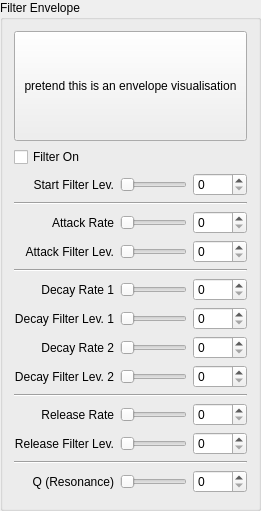
  <widget class="QGroupBox" name="groupFilterEnv">
   <property name="geometry">
    <rect>
     <x>530</x>
     <y>10</y>
     <width>261</width>
     <height>511</height>
    </rect>
   </property>
   <property name="title">
    <string>Filter Envelope</string>
   </property>
   <layout class="QVBoxLayout" name="verticalLayout_2">
    <item>
     <widget class="QPushButton" name="placeholderFilterEnv">
      <property name="minimumSize">
       <size>
        <width>0</width>
        <height>110</height>
       </size>
      </property>
      <property name="text">
       <string>pretend this is an envelope visualisation</string>
      </property>
     </widget>
    </item>
    <item>
     <layout class="QGridLayout" name="gridLayout_4">
      <item row="6" column="2">
       <widget class="QSpinBox" name="spinFilterDecayRate1">
        <property name="maximum">
         <number>31</number>
        </property>
       </widget>
      </item>
      <item row="12" column="2">
       <widget class="QSpinBox" name="spinFilterReleaseLvl">
        <property name="maximum">
         <number>8184</number>
        </property>
       </widget>
      </item>
      <item row="11" column="2">
       <widget class="QSpinBox" name="spinFilterReleaseRate">
        <property name="maximum">
         <number>31</number>
        </property>
       </widget>
      </item>
      <item row="4" column="2">
       <widget class="QSpinBox" name="spinFilterAttackLvl">
        <property name="maximum">
         <number>8184</number>
        </property>
       </widget>
      </item>
      <item row="11" column="0">
       <widget class="QLabel" name="lblFilterReleaseRate">
        <property name="text">
         <string>Release Rate</string>
        </property>
        <property name="alignment">
         <set>Qt::AlignmentFlag::AlignRight|Qt::AlignmentFlag::AlignTrailing|Qt::AlignmentFlag::AlignVCenter</set>
        </property>
        <property name="buddy">
         <cstring>spinFilterReleaseRate</cstring>
        </property>
       </widget>
      </item>
      <item row="7" column="1">
       <widget class="QSlider" name="sliderFilterDecayLvl1">
        <property name="maximum">
         <number>8184</number>
        </property>
        <property name="singleStep">
         <number>100</number>
        </property>
        <property name="pageStep">
         <number>500</number>
        </property>
        <property name="orientation">
         <enum>Qt::Orientation::Horizontal</enum>
        </property>
       </widget>
      </item>
      <item row="3" column="1">
       <widget class="QSlider" name="sliderFilterAttackRate">
        <property name="maximum">
         <number>31</number>
        </property>
        <property name="orientation">
         <enum>Qt::Orientation::Horizontal</enum>
        </property>
       </widget>
      </item>
      <item row="8" column="0">
       <widget class="QLabel" name="lblFilterDecayRate2">
        <property name="text">
         <string>Decay Rate 2</string>
        </property>
        <property name="alignment">
         <set>Qt::AlignmentFlag::AlignRight|Qt::AlignmentFlag::AlignTrailing|Qt::AlignmentFlag::AlignVCenter</set>
        </property>
        <property name="buddy">
         <cstring>spinFilterDecayRate2</cstring>
        </property>
       </widget>
      </item>
      <item row="11" column="1">
       <widget class="QSlider" name="sliderFilterReleaseRate">
        <property name="maximum">
         <number>31</number>
        </property>
        <property name="orientation">
         <enum>Qt::Orientation::Horizontal</enum>
        </property>
       </widget>
      </item>
      <item row="12" column="1">
       <widget class="QSlider" name="sliderFilterReleaseLvl">
        <property name="maximum">
         <number>8184</number>
        </property>
        <property name="singleStep">
         <number>100</number>
        </property>
        <property name="pageStep">
         <number>500</number>
        </property>
        <property name="orientation">
         <enum>Qt::Orientation::Horizontal</enum>
        </property>
       </widget>
      </item>
      <item row="1" column="1">
       <widget class="QSlider" name="sliderFilterStartLvl">
        <property name="maximum">
         <number>8184</number>
        </property>
        <property name="singleStep">
         <number>100</number>
        </property>
        <property name="pageStep">
         <number>500</number>
        </property>
        <property name="orientation">
         <enum>Qt::Orientation::Horizontal</enum>
        </property>
       </widget>
      </item>
      <item row="8" column="2">
       <widget class="QSpinBox" name="spinFilterDecayRate2">
        <property name="maximum">
         <number>31</number>
        </property>
       </widget>
      </item>
      <item row="9" column="1">
       <widget class="QSlider" name="sliderFilterDecayLvl2">
        <property name="maximum">
         <number>8184</number>
        </property>
        <property name="singleStep">
         <number>100</number>
        </property>
        <property name="pageStep">
         <number>500</number>
        </property>
        <property name="orientation">
         <enum>Qt::Orientation::Horizontal</enum>
        </property>
       </widget>
      </item>
      <item row="6" column="1">
       <widget class="QSlider" name="sliderFilterDecayRate1">
        <property name="maximum">
         <number>31</number>
        </property>
        <property name="orientation">
         <enum>Qt::Orientation::Horizontal</enum>
        </property>
       </widget>
      </item>
      <item row="14" column="0">
       <widget class="QLabel" name="lblFilterQ">
        <property name="text">
         <string>Q (Resonance)</string>
        </property>
        <property name="alignment">
         <set>Qt::AlignmentFlag::AlignRight|Qt::AlignmentFlag::AlignTrailing|Qt::AlignmentFlag::AlignVCenter</set>
        </property>
        <property name="buddy">
         <cstring>spinFilterQ</cstring>
        </property>
       </widget>
      </item>
      <item row="2" column="0" colspan="3">
       <widget class="Line" name="line">
        <property name="orientation">
         <enum>Qt::Orientation::Horizontal</enum>
        </property>
       </widget>
      </item>
      <item row="3" column="0">
       <widget class="QLabel" name="lblFilterAttackRate">
        <property name="text">
         <string>Attack Rate</string>
        </property>
        <property name="alignment">
         <set>Qt::AlignmentFlag::AlignRight|Qt::AlignmentFlag::AlignTrailing|Qt::AlignmentFlag::AlignVCenter</set>
        </property>
        <property name="buddy">
         <cstring>spinFilterAttackRate</cstring>
        </property>
       </widget>
      </item>
      <item row="3" column="2">
       <widget class="QSpinBox" name="spinFilterAttackRate">
        <property name="maximum">
         <number>31</number>
        </property>
       </widget>
      </item>
      <item row="14" column="2">
       <widget class="QSpinBox" name="spinFilterQ">
        <property name="maximum">
         <number>31</number>
        </property>
       </widget>
      </item>
      <item row="9" column="0">
       <widget class="QLabel" name="lblFilterDecayLvl2">
        <property name="text">
         <string>Decay Filter Lev. 2</string>
        </property>
        <property name="alignment">
         <set>Qt::AlignmentFlag::AlignRight|Qt::AlignmentFlag::AlignTrailing|Qt::AlignmentFlag::AlignVCenter</set>
        </property>
        <property name="buddy">
         <cstring>spinFilterDecayLvl2</cstring>
        </property>
       </widget>
      </item>
      <item row="14" column="1">
       <widget class="QSlider" name="sliderFilterQ">
        <property name="maximum">
         <number>31</number>
        </property>
        <property name="orientation">
         <enum>Qt::Orientation::Horizontal</enum>
        </property>
       </widget>
      </item>
      <item row="5" column="0" colspan="3">
       <widget class="Line" name="line_2">
        <property name="orientation">
         <enum>Qt::Orientation::Horizontal</enum>
        </property>
       </widget>
      </item>
      <item row="7" column="2">
       <widget class="QSpinBox" name="spinFilterDecayLvl1">
        <property name="maximum">
         <number>8184</number>
        </property>
       </widget>
      </item>
      <item row="6" column="0">
       <widget class="QLabel" name="lblFilterDecayRate1">
        <property name="text">
         <string>Decay Rate 1</string>
        </property>
        <property name="alignment">
         <set>Qt::AlignmentFlag::AlignRight|Qt::AlignmentFlag::AlignTrailing|Qt::AlignmentFlag::AlignVCenter</set>
        </property>
        <property name="buddy">
         <cstring>spinFilterDecayRate1</cstring>
        </property>
       </widget>
      </item>
      <item row="1" column="2">
       <widget class="QSpinBox" name="spinFilterStartLvl">
        <property name="maximum">
         <number>8184</number>
        </property>
       </widget>
      </item>
      <item row="10" column="0" colspan="3">
       <widget class="Line" name="line_3">
        <property name="orientation">
         <enum>Qt::Orientation::Horizontal</enum>
        </property>
       </widget>
      </item>
      <item row="0" column="0">
       <widget class="QCheckBox" name="checkFilterOn">
        <property name="text">
         <string>Filter On</string>
        </property>
       </widget>
      </item>
      <item row="4" column="0">
       <widget class="QLabel" name="lblFilterAttackLvl">
        <property name="text">
         <string>Attack Filter Lev.</string>
        </property>
        <property name="alignment">
         <set>Qt::AlignmentFlag::AlignRight|Qt::AlignmentFlag::AlignTrailing|Qt::AlignmentFlag::AlignVCenter</set>
        </property>
        <property name="buddy">
         <cstring>spinFilterAttackLvl</cstring>
        </property>
       </widget>
      </item>
      <item row="12" column="0">
       <widget class="QLabel" name="lblFilterReleaseLvl">
        <property name="text">
         <string>Release Filter Lev.</string>
        </property>
        <property name="alignment">
         <set>Qt::AlignmentFlag::AlignRight|Qt::AlignmentFlag::AlignTrailing|Qt::AlignmentFlag::AlignVCenter</set>
        </property>
        <property name="buddy">
         <cstring>spinFilterReleaseLvl</cstring>
        </property>
       </widget>
      </item>
      <item row="13" column="0" colspan="3">
       <widget class="Line" name="line_4">
        <property name="orientation">
         <enum>Qt::Orientation::Horizontal</enum>
        </property>
       </widget>
      </item>
      <item row="9" column="2">
       <widget class="QSpinBox" name="spinFilterDecayLvl2">
        <property name="maximum">
         <number>8184</number>
        </property>
       </widget>
      </item>
      <item row="8" column="1">
       <widget class="QSlider" name="sliderFilterDecayRate2">
        <property name="maximum">
         <number>31</number>
        </property>
        <property name="orientation">
         <enum>Qt::Orientation::Horizontal</enum>
        </property>
       </widget>
      </item>
      <item row="7" column="0">
       <widget class="QLabel" name="lblFilterDecayLvl1">
        <property name="text">
         <string>Decay Filter Lev. 1</string>
        </property>
        <property name="alignment">
         <set>Qt::AlignmentFlag::AlignRight|Qt::AlignmentFlag::AlignTrailing|Qt::AlignmentFlag::AlignVCenter</set>
        </property>
        <property name="buddy">
         <cstring>spinFilterDecayLvl1</cstring>
        </property>
       </widget>
      </item>
      <item row="4" column="1">
       <widget class="QSlider" name="sliderFilterAttackLvl">
        <property name="maximum">
         <number>8184</number>
        </property>
        <property name="singleStep">
         <number>100</number>
        </property>
        <property name="pageStep">
         <number>500</number>
        </property>
        <property name="orientation">
         <enum>Qt::Orientation::Horizontal</enum>
        </property>
       </widget>
      </item>
      <item row="1" column="0">
       <widget class="QLabel" name="lblFilterStartLvl">
        <property name="text">
         <string>Start Filter Lev.</string>
        </property>
        <property name="alignment">
         <set>Qt::AlignmentFlag::AlignRight|Qt::AlignmentFlag::AlignTrailing|Qt::AlignmentFlag::AlignVCenter</set>
        </property>
        <property name="buddy">
         <cstring>spinFilterStartLvl</cstring>
        </property>
       </widget>
      </item>
     </layout>
    </item>
    <item>
     <spacer name="verticalSpacer">
      <property name="orientation">
       <enum>Qt::Orientation::Vertical</enum>
      </property>
      <property name="sizeHint" stdset="0">
       <size>
        <width>20</width>
        <height>40</height>
       </size>
      </property>
     </spacer>
    </item>
   </layout>
  </widget>
